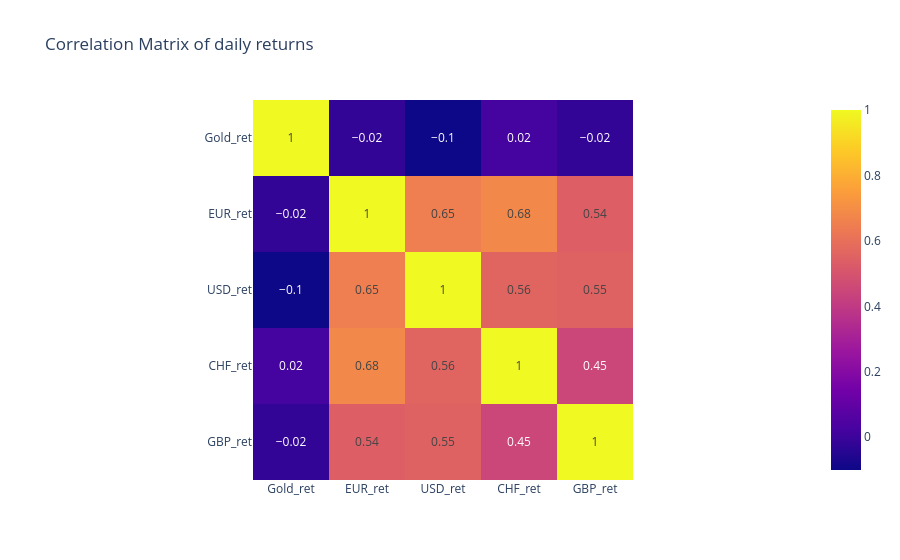

The notebook cell this image was saved under:
### Markdown cell above
All assets have many outliers. The biggest one is CHF +15% (Jan 2015). I keep all outliers – they are real market events, not data errors.

### Code cell
px.imshow(df[ret_cols].corr().round(2), text_auto=True, title='Correlation Matrix of daily returns')

### Figure 1 — Plotly figure (JSON) as saved in the notebook; plotly's stock layout.template omitted (floating-point values rounded to 4 significant figures)
{"data": [{"coloraxis": "coloraxis", "hovertemplate": "x: %{x}<br>y: %{y}<br>color: %{z}<extra></extra>", "name": "0", "texttemplate": "%{z}", "type": "heatmap", "x": ["Gold_ret", "EUR_ret", "USD_ret", "CHF_ret", "GBP_ret"], "xaxis": "x", "y": ["Gold_ret", "EUR_ret", "USD_ret", "CHF_ret", "GBP_ret"], "yaxis": "y", "z": [[1.0, -0.02, -0.1, 0.02, -0.02], [-0.02, 1.0, 0.65, 0.68, 0.54], [-0.1, 0.65, 1.0, 0.56, 0.55], [0.02, 0.68, 0.56, 1.0, 0.45], [-0.02, 0.54, 0.55, 0.45, 1.0]]}], "layout": {"coloraxis": {"colorscale": [[0, "#0d0887"], [0.1111, "#46039f"], [0.2222, "#7201a8"], [0.3333, "#9c179e"], [0.4444, "#bd3786"], [0.5556, "#d8576b"], [0.6667, "#ed7953"], [0.7778, "#fb9f3a"], [0.8889, "#fdca26"], [1, "#f0f921"]]}, "title": {"text": "Correlation Matrix of daily returns"}, "xaxis": {"anchor": "y", "constrain": "domain", "domain": [0, 1], "scaleanchor": "y"}, "yaxis": {"anchor": "x", "autorange": "reversed", "constrain": "domain", "domain": [0, 1]}}}
